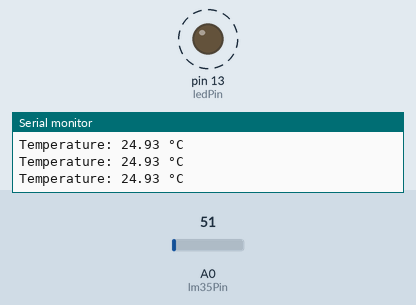
The sketch below on a simulated Arduino Uno, built with avr-gcc and run on an emulated ATmega328P. Shown: output pins drawn as LEDs (lit = HIGH), the last lines printed to the serial monitor. Dashed ring = blinking. The test bench sets the inputs (shaded band); at power-on: A0 (lm35Pin) = 51.

Above: at 1.2 s.
1.3 s: A0 (lm35Pin) set to 71
At 1.55 s:
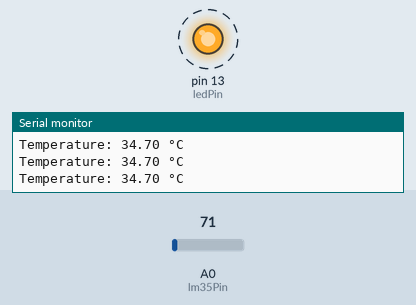
4.3 s: A0 (lm35Pin) set to 23
At 4.46 s:
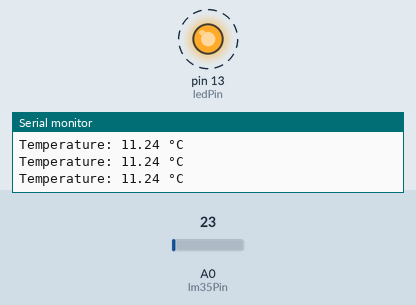
7.3 s: A0 (lm35Pin) set to 18
Timing chart, 0 to 16.3 s (numbered marks = the images above; inputs shaded):
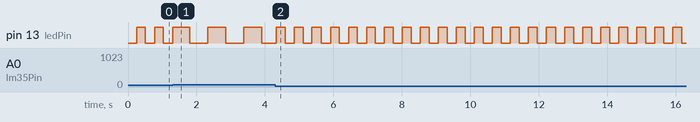

Measured:
- after the input at 1.3 s, pin 13 (ledPin): alternates HIGH for 0.52 s and LOW for 0.52 s, starting after 0.51 s
- after the input at 4.3 s, pin 13 (ledPin): alternates HIGH for 0.26 s and LOW for 0.27 s, starting at once
- by itself, pin 13 (ledPin): alternates HIGH for 0.25 s and LOW for 0.27 s

The sketch:

FirmwareAssignment.ino
```cpp
#include <elapsedMillis.h>  // Header file for elapsedMillis for led blinking

const int lm35Pin = A0;  // Analog pin for LM35 temperature sensor
const int ledPin = 13;   // Onboard LED pin of Arduino UNO

elapsedMillis blinkTimer;  // Create an elapsedMillis object

void setup() {
  pinMode(ledPin, OUTPUT);  // Set LED pin as an output
  Serial.begin(9600);      // Initializing serial communication for debugging
}

void loop() {
  // Reading the temperature from the LM35 sensor
  int sensorValue = analogRead(lm35Pin);
  float temperature = (sensorValue * 0.48875);  // Converting the sensor value in degrees Celsius

  // Printing the temperature to the Serial Monitor (for debugging)
  Serial.print("Temperature: ");
  Serial.print(temperature);
  Serial.println(" °C");

  // Checking the temperature and updating the LED blink interval
  if (temperature < 30.0) {
    if (blinkTimer >= 250) {
      toggleLED();
      blinkTimer = 0;
    }
  } else {
    if (blinkTimer >= 500) {
      toggleLED();
      blinkTimer = 0;
    }
  }
}

void toggleLED() {
  digitalWrite(ledPin, !digitalRead(ledPin));  // Toggling the LED state
}
```
